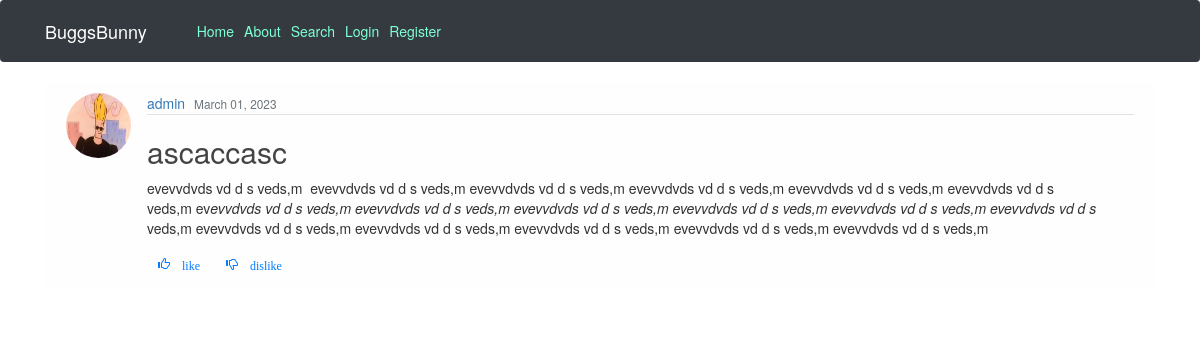
The app's page /post/1/ with its own data.
### blogs/models.py (models this page shows, shortened)
class Post(models.Model):
    title = models.CharField(max_length=100)
    content = RichTextField( blank = True, null = True)
    date_posted = models.DateTimeField(default=timezone.now)
    author = models.ForeignKey(User, on_delete=models.CASCADE)
    like = models.ManyToManyField(User,related_name='likes_on_post')

### users/models.py (models this page shows, shortened)
class Profile(models.Model):
    user = models.OneToOneField(User, on_delete=models.CASCADE)
    image = models.ImageField(default='default.jpg', upload_to='profile_pics')

### blogs/views.py (the view, shortened to what this page needs)
# urls.py: path('post/<int:pk>/',  PostDetailView,name='blog-post-detail'),
def PostDetailView(request,pk):
    print(request.POST)
    post = Post.objects.get(id = pk)
    post_liked = None
    if request.POST.get('like') and request.method == 'POST':
            post_liked = Post.objects.get(id = request.POST.get('like'))
            already_liked = PostLikes.objects.filter(user=request.user, post=post_liked).count()
            if already_liked == 0:
                like = PostLikes.objects.create(user=request.user,post = post_liked)
    if post_liked is not None:
            likes = PostLikes.objects.all().filter(post=post_liked).count()
            print(likes)
            context = {'likes':likes,'post':post}
            return render(request,'blog/post_detail.html',context)
    return render(request,'blog/post_detail.html',{'post':post})

### blogs/templates/blog/post_detail.html (shortened to what this page needs)
{% extends "blog/base.html" %}
{% block content %}
  <article class="media content-section">
    <img class="rounded-circle article-img" src="{{ post.author.profile.image.url }}">
    <div class="media-body">
      <div class="article-metadata">
        <a class="mr-2" href="#">{{ post.author }}</a>
        <small class="text-muted">{{ post.date_posted|date:"F d, Y" }}</small>
      </div>
      <h2 class="article-title">{{ post.title }}</h2>
      <p class="article-content">{{ post.content|safe }}</p>
      <form action="" method=POST>
      <button type="submit" class="glyphicon glyphicon-thumbs-up btn btn-outline-primary btn-sm mt-7 " name="like" value={{post.id}}> like</button>
      <button type="submit" class="glyphicon glyphicon-thumbs-down btn btn-outline-primary btn-sm mt-7 " name="dislike" value={{post.id}}> dislike</button>
      </form>
    </div>
  </article>
{% endblock content %}

### blogs/templates/blog/base.html (shortened to what this page needs)
{% load static %}
<!DOCTYPE html>
<html>
<head>
  <link rel="stylesheet" href="https://maxcdn.bootstrapcdn.com/bootstrap/4.0.0/css/bootstrap.min.css"
>
  <link rel="stylesheet" type="text/css" href="{% static 'css/main.css' %}">
  <link rel="stylesheet" href="https://maxcdn.bootstrapcdn.com/bootstrap/3.3.7/css/bootstrap.min.css">
</head>
<body>
  <header class="site-header">
    <nav class="navbar navbar-expand-md navbar-dark bg-dark fixed-top">
      <div class="container">
        <a class="navbar-brand mr-4" href="{% url 'blog-home' %}">BuggsBunny</a>
        <div class="collapse navbar-collapse" id="navbarToggle">
          <div class="navbar-nav mr-auto">
            <a class="nav-item nav-link" href={% url 'blog-home' %}>Home</a>
            <a class="nav-item nav-link" href={% url 'blog-about' %}>About</a>
            <a class="nav-item nav-link" href={% url 'blog-search' %}>Search</a>
          </div>
          <div class="navbar-nav">
            {% if user.is_authenticated %}
            <a class="nav-item nav-link" href={% url 'blog-post-create' %}>New Post</a>
            <a class="nav-item nav-link" href={% url 'Blog-profile' %}>Profile</a>
            <a class="nav-item nav-link" href={% url 'blog-search' %}>Search</a>
            <a class="nav-item nav-link" href={% url 'Blog-logout' %}>Logout</a>
            {% else %}
            <a class="nav-item nav-link" href={% url 'Blog-login' %}>Login</a>
            <a class="nav-item nav-link" href={% url 'Blog-register' %}>Register</a>
            {% endif %}
          </div>
        </div>
      </div>
    </nav>
  </header>
  <main role="main" class="container">
    <div class="row">
      <div class="col-md-12">
        {% block content %}{% endblock %}
      </div>
    </div>
  </main>
</body>
</html>

### static/css/main.css (style rules this page uses)
body { background: #f3f3f300; color: #222121; margin-top: 5rem; }
h1, h2, h3, h4, h5, h6 { color: #444444; }
.site-header .navbar-nav .nav-link { color: aquamarine; }
.content-section { background: #fffefe; padding: 10px 20px; border: 1px solid #ffffff; border-radius : 3px; margin-bottom : 20px; }
.article-title { color: #444444; }
.article-content { white-space: pre-line; }
.article-img { height: 65px; width: 65px; margin-right: 16px; }
.article-metadata { padding-bottom: 1px; margin-bottom: 4px; border-bottom: 1px solid #e3e3e3 }

### records on screen
Post: author.profile.image (placeholder picture), author "admin", date_posted "March 01, 2023", title "ascaccasc", content "evevvdvds vd d s veds,m evevvdvds vd d s veds,m evevvdvds vd d s veds,m evevvdvds vd d s veds,m evevvdvds vd d s veds,m evevvdvds vd d s veds,m ev evvdvds vd d s veds,m evevvdvds vd d s veds,m evevvdvds vd d s veds,m evevvdvds vd d s veds,m evevvdvds vd d s veds,m evevvdvds vd d s veds,m evevvdvds vd d s veds,m evevvdvds vd d s veds,m evevvdvds vd d s veds,m evevvdvds vd d s veds,m evevvdvds vd d s veds,m"
